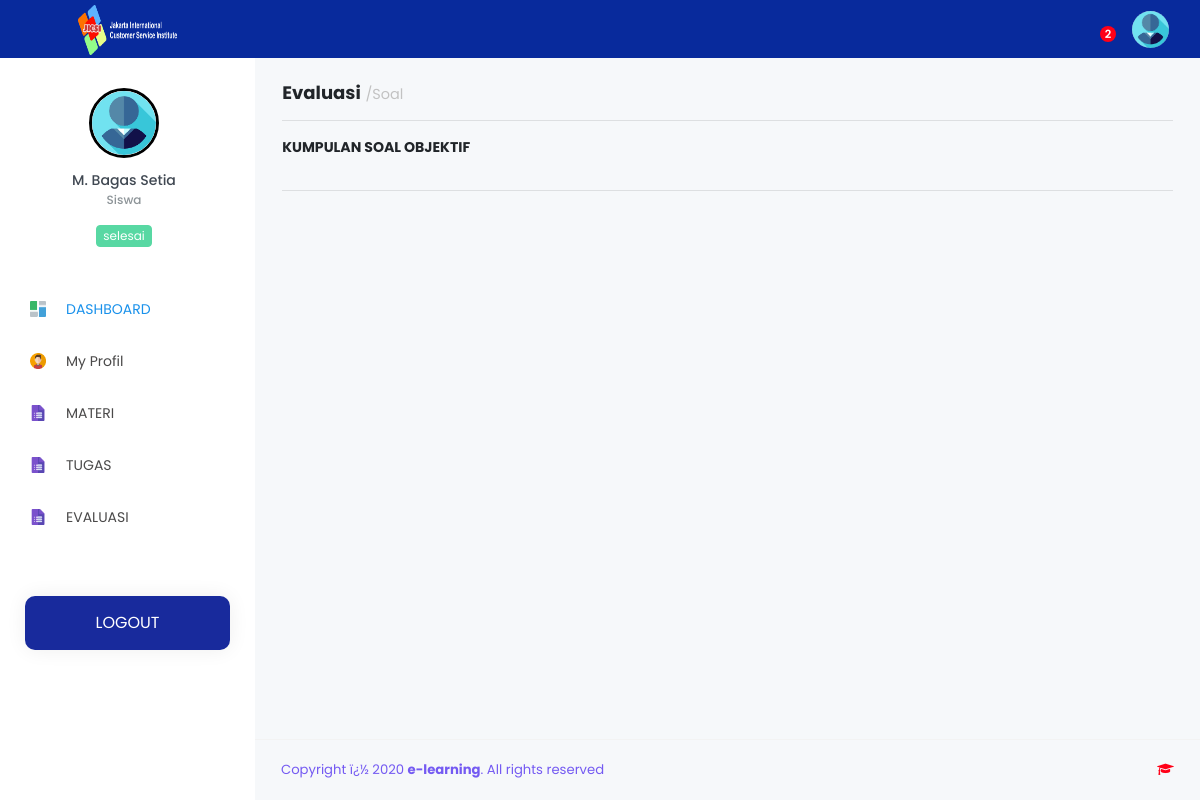
The page /Siswa/index.php?page=evaluasi (signed in) on the database as committed earlier.
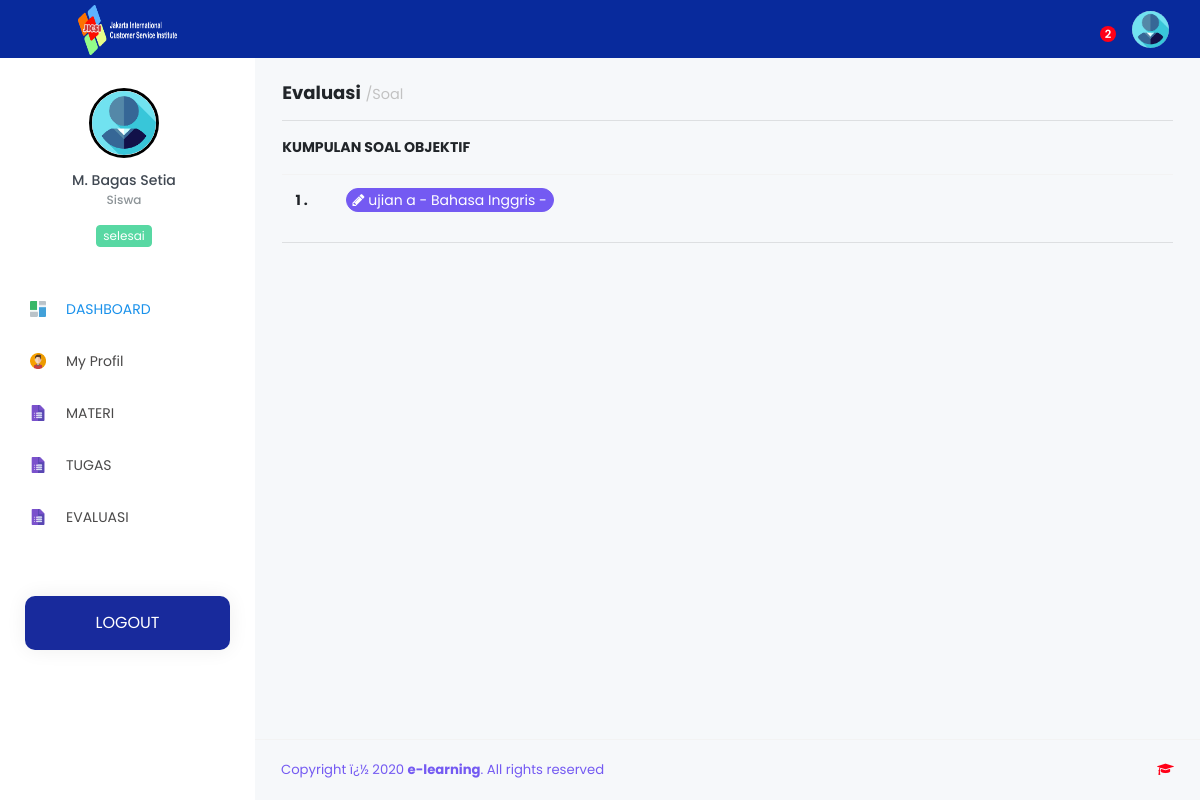
The same page on the database as committed later.
### tables this page shows
CREATE TABLE `tb_siswa` (
  `id_siswa` int(11) NOT NULL,
  `nis` varchar(15) NOT NULL,
  `nama_siswa` varchar(120) NOT NULL,
  `username` varchar(191) NOT NULL,
  `jk` varchar(30) NOT NULL,
  `password` varchar(255) NOT NULL,
  `status` varchar(15) NOT NULL,
  `aktif` varchar(30) NOT NULL,
  `tingkat` varchar(20) NOT NULL,
  `foto` varchar(255) DEFAULT NULL,
  `id_kelas` int(11) NOT NULL,
  `id_jurusan` int(11) DEFAULT NULL,
  `confirm` enum('Yes','No') NOT NULL
);

CREATE TABLE `tb_sekolah` (
  `id_sekolah` int(11) NOT NULL,
  `nama_sekolah` varchar(120) NOT NULL,
  `kepsek` varchar(120) NOT NULL,
  `textlogo` varchar(10) NOT NULL,
  `logo` varchar(255) NOT NULL,
  `copyright` varchar(255) NOT NULL
);

CREATE TABLE `ujian` (
  `id_ujian` int(5) NOT NULL,
  `judul` varchar(50) NOT NULL,
  `tanggal` date NOT NULL,
  `waktu` time NOT NULL,
  `jml_soal` int(30) NOT NULL,
  `acak` varchar(100) NOT NULL,
  `tipe` int(1) NOT NULL,
  `id_jenis` int(11) NOT NULL,
  `id_guru` int(11) NOT NULL,
  `id_mapel` int(11) NOT NULL,
  `id_semester` int(11) DEFAULT NULL
);

CREATE TABLE `tb_master_mapel` (
  `id_mapel` int(11) NOT NULL,
  `mapel` varchar(60) NOT NULL
);

### Siswa/index.php (the view, shortened to what this page needs)
<?php
  include '../config/db.php';
  if (@$_SESSION['Siswa']) {
    if (@$_SESSION['Siswa']) {
      $sesi = @$_SESSION['Siswa'];
    }
    $sql      = mysqli_query($con,"SELECT * FROM tb_siswa WHERE id_siswa = '$sesi'") or die(mysqli_error($con));
    $data     = mysqli_fetch_array($sql);
    $sekolah  = mysqli_query($con,"SELECT * FROM tb_sekolah WHERE id_sekolah=1 ");
    $apl      = mysqli_fetch_array($sekolah); ?>
    <!DOCTYPE html>
    <html lang="en">
    <head>
      <link rel="stylesheet" href="../vendor/node_modules/mdi/css/materialdesignicons.min.css">
      <link rel="stylesheet" href="../vendor/node_modules/simple-line-icons/css/simple-line-icons.css">
      <link rel="stylesheet" href="../vendor/node_modules/font-awesome/css/font-awesome.min.css" />
      <link rel="stylesheet" href="../vendor/css/style.css">
      <link href="../vendor/sweetalert/sweetalert.css" rel="stylesheet" />
      <link rel="stylesheet" type="text/css" href="../vendor/css/jquery.dataTables.css">
      <link href="css/ujian.css" rel="stylesheet">
    </head>
    <body>
      <div class="container-scroller">
        <nav class="navbar col-lg-12 col-12 p-0 fixed-top d-flex flex-row" style="background-color: #082A9C;">
          <div class="text-center navbar-brand-wrapper d-flex align-items-top justify-content-center" style="background-color: #082A9C;">
            <a class="navbar-brand brand-logo" href="index.php" style="font-family:sans-serif;font-weight: bold;font-size: 30px;">
              <img src="../assets/img/logo_jicsi.png" alt="logo" style="width: 60%; height: 100%;">
            </a>
          </div>
          <div class="navbar-menu-wrapper d-flex align-items-center">
            <ul class="navbar-nav navbar-nav-left header-links d-none d-md-flex">
            </ul>
            <ul class="navbar-nav navbar-nav-right">
              <?php
                $sqlmtr = mysqli_query($con,"SELECT * FROM tb_materi
                  INNER JOIN tb_roleguru ON tb_materi.id_roleguru=tb_roleguru.id_roleguru
                  INNER JOIN tb_master_mapel ON tb_roleguru.id_mapel=tb_master_mapel.id_mapel
                  INNER JOIN tb_guru ON tb_roleguru.id_guru=tb_guru.id_guru
                  WHERE tb_roleguru.id_kelas='$data[id_kelas]'
                  GROUP BY tb_roleguru.id_mapel
                  ");
                $jmlh = mysqli_num_rows($sqlmtr);
              ?>
              <li class="nav-item dropdown">
                <a class="nav-link count-indicator dropdown-toggle" id="notificationDropdown" href="#" data-toggle="dropdown">
                  <span class="count"><?=$jmlh?></span>
                </a>
              </li>
              <li class="nav-item d-none d-lg-block">
                <a class="nav-link" href="#">
                  <img class="img-xs rounded-circle" src="../vendor/images/img_Siswa/<?=$data['foto']; ?>" alt="">
                </a>
              </li>
            </ul>
          </div>
        </nav>
        <div class="container-fluid page-body-wrapper">
          <nav class="sidebar sidebar-offcanvas" id="sidebar">
            <ul class="nav">
              <li class="nav-item nav-profile">
                <div class="nav-link">
                  <div class="profile-image"> <img src="../vendor/images/img_Siswa/<?=$data['foto']; ?>" alt="image" style="border:3px solid black;"/> <span class="online-status online"></span></div>
                  <div class="profile-name">
                    <p class="name"><?=$data['nama_siswa']; ?></p>
                    <p class="designation">Siswa</p>
                    <div class="badge badge-teal mx-auto mt-3"><?=$data['status']; ?></div>
                  </div>
                </div>
              </li>
              <li class="nav-item">
                <a class="nav-link" href="index.php"><img class="menu-icon" src="../vendor/images/menu_icons/01.png" alt="menu icon"><span class="menu-title">DASHBOARD</span></a>
              </li>
              <li class="nav-item">
                <a class="nav-link" href="?page=profil"><img class="menu-icon" src="../vendor/images/menu_icons/10.png" alt="menu icon"> <span class="menu-title">My Profil</span></a>
              </li>
              <li class="nav-item">
                <a class="nav-link" data-toggle="collapse" href="#menuMateri" aria-expanded="false" aria-controls="general-pages"> <img class="menu-icon" src="../vendor/images/menu_icons/04.png" alt="menu icon"> <span class="menu-title">MATERI</span><i class="menu-arrow"></i></a>
              </li>
              <li class="nav-item">
                <a class="nav-link" href="?page=tugas"><img class="menu-icon" src="../vendor/images/menu_icons/04.png" alt="menu icon"> <span class="menu-title">TUGAS </span></a>
              </li>
              <li class="nav-item">
                <a class="nav-link" data-toggle="collapse" href="#menuEvaluasi" aria-expanded="false" aria-controls="general-pages"> <img class="menu-icon" src="../vendor/images/menu_icons/04.png" alt="menu icon"> <span class="menu-title">EVALUASI</span><i class="menu-arrow"></i></a>
              </li>
              <li class="nav-item purchase-button">
                <a class="btn-grad" href="logout.php?ID=<?php echo $data['id_siswa'] ?>">Logout</a>
              </li>
            </ul>
          </nav>
          <div class="main-panel">
            <?php
              $page = @$_GET['page'];
              $act  = @$_GET['act'];
              if ($page=='materi') {
                if ($act=='') {
                  include 'modul/materi/data_materi.php';
                } elseif ($act=='mapel') {
                  include 'modul/materi/view_mapel.php';
                } elseif ($act=='semester') {
                  include 'modul/materi/view_semester.php';
                }
              } elseif ($page=='profil') {
                if ($act=='') {
                  include 'modul/profil/data_profil.php';
                }
              } elseif ($page=='evaluasi') {
                if ($act=='') {
                  include 'modul/evaluasi/data_soal.php';
                }elseif ($act='nilai') {
                  include 'modul/evaluasi/data_nilai.php';
                }
              } elseif ($page=='ujian') {
                if ($act=='') {
                  include 'modul/evaluasi/info_ujian.php';
                }
              } elseif ($page=='chat') {
                if ($act=='') {
                  include 'chat.php';
                }elseif ($act=='del') {
                  include 'modul/chat/del.php';
                }
              } elseif ($page=='tugas') {
                if ($act=='') {
                  include 'modul/tugas/data_tugas.php';
                } elseif ($act=='upload') {
                  include 'modul/tugas/upload_tugas.php';
                }
              } elseif ($page=='proses') {
                include 'modul/models.php';
                include '../media/story.html';
                } else {
                  echo "<b>4014!</b> Tidak ada halaman !";
                }
              ?>
            <footer class="footer">
              <div class="container-fluid clearfix">
                <span class="text-info d-block text-center text-sm-left d-sm-inline-block"><?=$apl['copyright'];?></span>
                <span class="float-none float-sm-right d-block mt-1 mt-sm-0 text-center"><?=$apl['nama_sekolah'];?> <i class="fa fa-graduation-cap text-danger"></i></span>
              </div>
            </footer>
          </div>
        </div>
      </div>
    </body>
</html>
<?php
} else{
	include 'modul/500.html';
}

### Siswa/modul/evaluasi/data_soal.php (shortened to what this page needs)
<div class="content-wrapper">
  <h4> <b>Evaluasi</b> <small class="text-muted">/Soal</small></h4>
  <hr>
  <div class="row">
    <div class="col-md-12">
      <div class="row">
        <div class="col-md-12">
          <p><b>KUMPULAN SOAL OBJEKTIF</b></p>
          <table class="table">
            <tbody>
              <?php
                $tgl    = date('Y-m-d');
                $nomor  = 1;
                $soal   = mysqli_query($con,"SELECT * FROM ujian
                  INNER JOIN tb_master_mapel ON ujian.id_mapel=tb_master_mapel.id_mapel
                  INNER JOIN kelas_ujian ON ujian.id_ujian=kelas_ujian.id_ujian WHERE tanggal='$tgl' AND kelas_ujian.id_kelas='$_SESSION[kelas]'");
                        foreach ($soal as $s) {  ?>
                      <tr>
                       <td width="50">
                         <b><?php echo $nomor++;?> .</b>
                       </td>
                        <td>
                          <?php
						  $qnilai = mysqli_query($con, "SELECT * FROM nilai WHERE id_ujian='$s[id_ujian]' AND id_siswa='$_SESSION[id_siswa]' ");
    $tnilai = mysqli_num_rows($qnilai);
    $rnilai = mysqli_fetch_array($qnilai);?>
	 <?php if($tnilai>0 and $rnilai['nilai'] != ""){?>
                          <a data-toggle="modal" data-target="#myModal<?php echo $s['id_ujian'] ?>" href="<?php echo $s['id_ujian'] ?>" class="badge badge-pill badge-info" style="font-size: 14px;">
                            <i class="fa fa-pencil"></i>
                          <?=$s['judul'] ?> - <?=$s['mapel'] ?> - <?=$s['semester'] ?>
                          </a> <?php }?>
                        </td>
                      </tr>
                       <?php } ?>
                    </tbody>
                  </table>
                  <hr>
                </div>
               </div>
      </div>
    </div>
    </div>

### Siswa/css/ujian.css (style rules this page uses)
.row { width: auto; }

Rows that differ between the two databases and show on the page:
added ujian: judul "ujian a", id_mapel.mapel "Bahasa Inggris"
